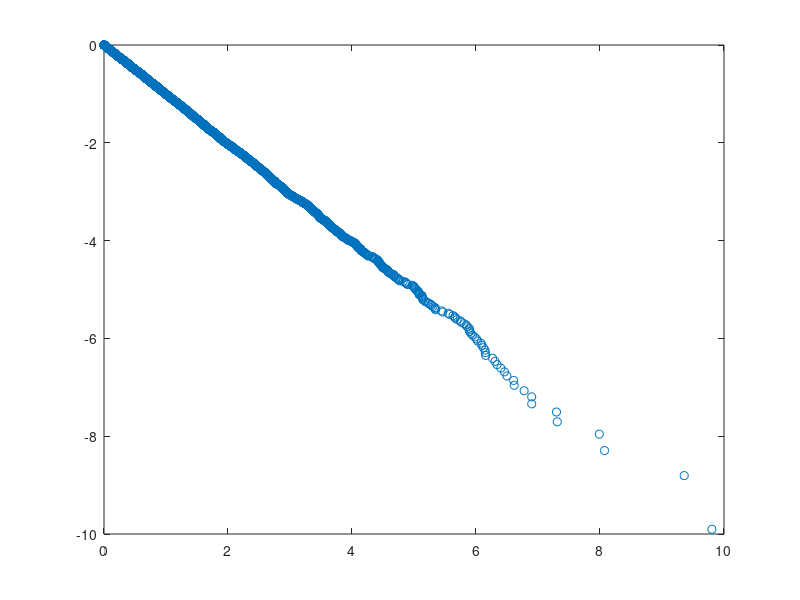

This figure's MATLAB source: (Note: this script raises an error after producing the figure.)
%%
%linealizacion de una exponencial
lambda=4
t=-log(rand(10000,1));
to=sort(t);
n=length(to);
I=0.5:1:n-0.5; %indice retrasado 0.5
E=I/n; %empírica
plot(to,E)

%exponencial(Distribución, no densidad)
%F(t)=1-exp(-lambda*t)
%-F+1=exp(-lambda*t)
F=E
t=to
%log(1-F)=lambda*t
y=log(1-F)

plot(t,y,'o')

fitlm(t,y)

%%
%linealizacion de una weibull
%primero simulemos la weibull
U=rand(10000,1)
a=2
b=5
T=a*(-log(1-U)).^(1/b);
to=sort(T);
n=length(to);
I=0.5:1:n-0.5; %indice retrasado 0.5
E=I/n; %empírica
hist(T)

y=log(-log(1-E));
x=log(to);
plot(x,y,'o')
fitlm(x,y)



